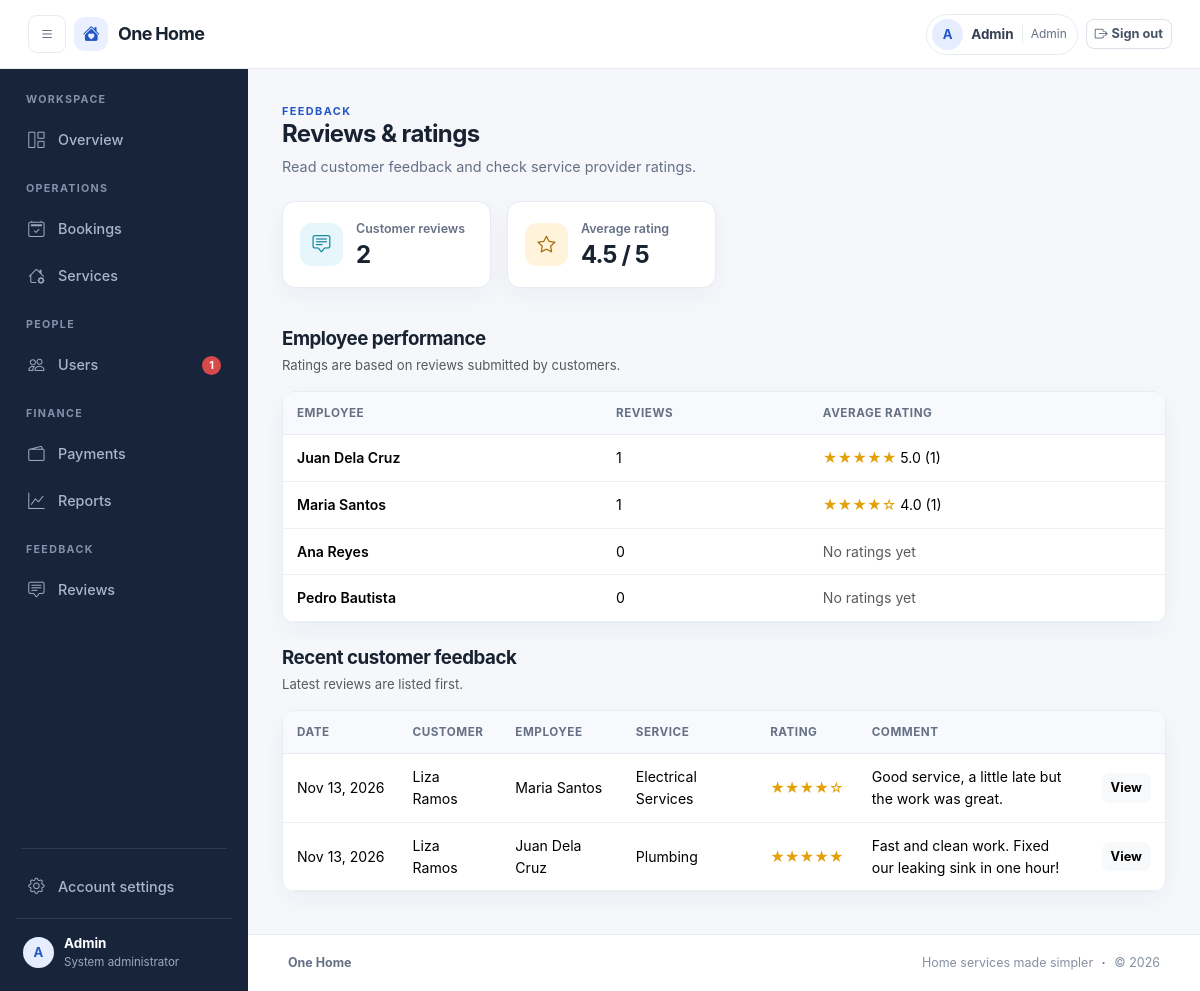
Screenshot of /admin/reviews/index.php (signed in) with the database file from the repository.
### tables this page shows
CREATE TABLE users (
  id INT AUTO_INCREMENT PRIMARY KEY,
  name VARCHAR(100) NOT NULL,
  email VARCHAR(100) NOT NULL UNIQUE,
  password VARCHAR(255) NOT NULL,
  phone VARCHAR(30),
  address VARCHAR(255),
  role ENUM('admin','employee','customer') NOT NULL,
  status ENUM('active','pending','inactive') NOT NULL DEFAULT 'active',
  avatar VARCHAR(255),
  skills VARCHAR(255),
  available_days VARCHAR(40) NOT NULL DEFAULT 'Mon,Tue,Wed,Thu,Fri',
  is_available TINYINT NOT NULL DEFAULT 1,
  created_at DATETIME NOT NULL DEFAULT CURRENT_TIMESTAMP,
  INDEX idx_users_role_status (role, status)
);

CREATE TABLE reviews (
  id INT AUTO_INCREMENT PRIMARY KEY,
  booking_id INT NOT NULL UNIQUE,
  customer_id INT NOT NULL,
  employee_id INT NOT NULL,
  rating TINYINT NOT NULL,
  comment TEXT,
  created_at DATETIME NOT NULL DEFAULT CURRENT_TIMESTAMP,
  FOREIGN KEY (booking_id) REFERENCES bookings(id) ON DELETE CASCADE,
  FOREIGN KEY (customer_id) REFERENCES users(id),
  FOREIGN KEY (employee_id) REFERENCES users(id),
  INDEX idx_reviews_customer (customer_id),
  INDEX idx_reviews_employee (employee_id),
  CHECK (rating >= 1 AND rating <= 5)
);

CREATE TABLE services (
  id INT AUTO_INCREMENT PRIMARY KEY,
  name VARCHAR(100) NOT NULL,
  description TEXT,
  price DECIMAL(10,2) NOT NULL,
  icon VARCHAR(50) NOT NULL DEFAULT 'bi-tools',
  is_active TINYINT NOT NULL DEFAULT 1,
  INDEX idx_services_active (is_active),
  CHECK (price >= 0)
);

### includes/auth.php (called while the page is built, shortened)
<?php
require_once INC . '/dbconn.php';
require_once INC . '/functions.php';
require_once INC . '/notifications.php';
function current_user()
{
    static $loaded = false;
    static $user = null;
    if (!$loaded) {
        $loaded = true;
        if (!empty($_SESSION['uid'])) {
            $user_id = (int) $_SESSION['uid'];
            if ($user_id > 0) {
                $user = db_one("SELECT * FROM users WHERE id = ? LIMIT 1", [$user_id]);
            }
        }
    }
    return $user;
}
function home_for($role)
{
    $pages = [
        'admin' => 'admin/dashboard.php',
        'employee' => 'employee/dashboard.php',
        'customer' => 'customer/dashboard.php'
    ];
    return $pages[$role] ?? 'login.php';
}
function require_role($role)
{
    $user = current_user();
}

### includes/notifications.php (called while the page is built, shortened)
<?php
function pending_employees_count()
{
    return db_val("SELECT COUNT(*) FROM users WHERE role='employee' AND status='pending'");
}

### admin/reviews/index.php (the view, shortened to what this page needs)
<?php
require_once __DIR__ . '/../../includes/auth.php';
require_role('admin');
$perf = db_all(
    "SELECT u.name, COUNT(r.id) AS cnt, ROUND(AVG(r.rating), 1) AS avg_r
     FROM users u
     LEFT JOIN reviews r ON r.employee_id = u.id
     WHERE u.role = 'employee' AND u.status = 'active'
     GROUP BY u.id
     ORDER BY avg_r DESC"
);
$rows = db_all(
    "SELECT r.*, c.name AS cname, e.name AS ename, s.name AS sname
     FROM reviews r
     JOIN bookings b ON b.id = r.booking_id
     JOIN users c ON c.id = r.customer_id
     JOIN users e ON e.id = r.employee_id
     JOIN services s ON s.id = b.service_id
     ORDER BY r.id DESC"
);
$review_count = count($rows);
$average_rating = $review_count ? db_val("SELECT ROUND(AVG(rating), 1) FROM reviews") : 0;
require INC . '/header.php';
?>
<div class="page-heading">
    <div>
        <p class="eyebrow">FEEDBACK</p>
        <h1>Reviews &amp; ratings</h1>
        <p>Read customer feedback and check service provider ratings.</p>
    </div>
</div>
<div class="row g-3 mb-4">
    <?= stat_card('Customer reviews', number_format($review_count), 'bi-chat-square-text', 'info') ?>
    <?= stat_card('Average rating', $review_count ? e($average_rating) . ' / 5' : '—', 'bi-star', 'warning') ?>
</div>
<section class="mb-4">
    <h3 class="mb-1">Employee performance</h3>
    <p class="small text-muted mb-3">Ratings are based on reviews submitted by customers.</p>
    <div class="card">
        <div class="table-responsive border-0">
            <?php if ($perf): ?>
                <table class="table table-hover">
                    <thead><tr><th>Employee</th><th>Reviews</th><th>Average rating</th></tr></thead>
                    <tbody>
                        <?php foreach ($perf as $p): ?>
                            <tr><td class="fw-semibold"><?= e($p['name']) ?></td><td><?= number_format($p['cnt']) ?></td><td><?= rating_text($p['avg_r'], $p['cnt']) ?></td></tr>
                        <?php endforeach; ?>
                    </tbody>
                </table>
            <?php else: ?>
                <div class="empty-state"><i class="bi bi-people"></i><strong>No employee ratings yet</strong></div>
            <?php endif; ?>
        </div>
    </div>
</section>
<section>
    <h3 class="mb-1">Recent customer feedback</h3>
    <p class="small text-muted mb-3">Latest reviews are listed first.</p>
    <div class="card">
        <div class="table-responsive border-0">
            <?php if ($rows): ?>
                <table class="table table-hover align-middle">
                    <thead><tr><th>Date</th><th>Customer</th><th>Employee</th><th>Service</th><th>Rating</th><th>Comment</th><th></th></tr></thead>
                    <tbody>
                        <?php foreach ($rows as $r): ?>
                            <tr>
                                <td class="text-nowrap"><?= fdate($r['created_at']) ?></td>
                                <td><?= e($r['cname']) ?></td>
                                <td><?= e($r['ename']) ?></td>
                                <td><?= e($r['sname']) ?></td>
                                <td class="text-nowrap"><?= stars($r['rating']) ?></td>
                                <td class="review-comment"><?= e($r['comment']) ?></td>
                                <td><a class="btn btn-sm btn-light" href="view.php?id=<?= $r['id'] ?>">View</a></td>
                            </tr>
                        <?php endforeach; ?>
                    </tbody>
                </table>
            <?php else: ?>
                <div class="empty-state"><i class="bi bi-chat-square-text"></i><strong>No reviews yet</strong><span>Customer reviews will appear here after completed services.</span></div>
            <?php endif; ?>
        </div>
    </div>
</section>
<?php require INC . '/footer.php'; ?>

### includes/navbar.php (shortened to what this page needs)
<?php
$u = current_user();
$role = $u['role'] ?? '';
$current_path = str_replace('\\', '/', parse_url($_SERVER['REQUEST_URI'] ?? '', PHP_URL_PATH) ?? '');
$base_path = rtrim(BASE_URL, '/');
$is_active = function ($path) use ($current_path, $base_path) {
    $full_path = $base_path . '/' . ltrim($path, '/');
    return $current_path === $full_path || strpos($current_path, $full_path . '/') === 0;
};
?>
<nav class="navbar app-topbar">
    <div class="container-fluid app-topbar-inner">
        <div class="d-flex align-items-center gap-2">
            <?php if ($u && $role === 'admin'): ?>
                <button class="btn btn-icon mobile-menu-button" id="sidebarToggle" type="button" aria-label="Open menu" aria-controls="adminSidebar" aria-expanded="false">
                    <i class="bi bi-list"></i>
                </button>
            <?php endif; ?>
            <a class="navbar-brand app-brand" href="<?= url($u ? home_for($role) : 'index.php') ?>">
                <span class="brand-mark"><i class="bi bi-house-heart-fill"></i></span>
                <span>One Home</span>
            </a>
        </div>
        <div class="d-flex align-items-center gap-2 ms-auto">
            <?php if ($u && $u['status'] === 'active'): ?>
                <div class="user-chip d-none d-sm-flex">
                    <span class="user-avatar"><?= e(strtoupper(substr($u['name'], 0, 1))) ?></span>
                    <span class="user-chip-name"><?= e($u['name']) ?></span>
                    <span class="user-chip-role"><?= e(ucfirst($role)) ?></span>
                </div>
                <a class="btn btn-sm btn-outline-secondary logout-button" href="<?= url('logout.php') ?>"><i class="bi bi-box-arrow-right me-1"></i><span class="d-none d-sm-inline">Sign out</span></a>
            <?php else: ?>
                <a class="top-link" href="<?= url('login.php') ?>">Sign in</a>
                <a class="btn btn-primary btn-sm px-3" href="<?= url('register.php') ?>">Create account</a>
            <?php endif; ?>
        </div>
    </div>
</nav>
<?php if ($u && $u['status'] === 'active' && $role === 'admin'): ?>
    <div class="admin-layout">
        <aside class="admin-sidebar" id="adminSidebar" aria-label="Administrator navigation">
            <div class="sidebar-caption">WORKSPACE</div>
            <a class="sidebar-link <?= $is_active('admin/dashboard.php') ? 'active' : '' ?>" href="<?= url('admin/dashboard.php') ?>">
                <i class="bi bi-grid-1x2"></i><span>Overview</span>
            </a>
            <div class="sidebar-caption">OPERATIONS</div>
            <a class="sidebar-link <?= $is_active('admin/bookings/') ? 'active' : '' ?>" href="<?= url('admin/bookings/index.php') ?>">
                <i class="bi bi-calendar2-check"></i><span>Bookings</span>
            </a>
            <a class="sidebar-link <?= $is_active('admin/services/') ? 'active' : '' ?>" href="<?= url('admin/services/index.php') ?>">
                <i class="bi bi-house-gear"></i><span>Services</span>
            </a>
            <div class="sidebar-caption">PEOPLE</div>
            <a class="sidebar-link <?= $is_active('admin/users/') ? 'active' : '' ?>" href="<?= url('admin/users/index.php') ?>">
                <i class="bi bi-people"></i><span>Users</span>
                <?php $pending_count = pending_employees_count(); if ($pending_count): ?><span class="sidebar-count"><?= $pending_count ?></span><?php endif; ?>
            </a>
            <div class="sidebar-caption">FINANCE</div>
            <a class="sidebar-link <?= $is_active('admin/payments/') ? 'active' : '' ?>" href="<?= url('admin/payments/index.php') ?>">
                <i class="bi bi-wallet2"></i><span>Payments</span>
            </a>
            <a class="sidebar-link <?= $is_active('admin/reports/') ? 'active' : '' ?>" href="<?= url('admin/reports/index.php') ?>">
                <i class="bi bi-graph-up"></i><span>Reports</span>
            </a>
            <div class="sidebar-caption">FEEDBACK</div>
            <a class="sidebar-link <?= $is_active('admin/reviews/') ? 'active' : '' ?>" href="<?= url('admin/reviews/index.php') ?>">
                <i class="bi bi-chat-square-text"></i><span>Reviews</span>
            </a>
            <div class="sidebar-spacer"></div>
            <div class="sidebar-divider"></div>
            <a class="sidebar-link <?= $is_active('admin/profile.php') ? 'active' : '' ?>" href="<?= url('admin/profile.php') ?>">
                <i class="bi bi-gear"></i><span>Account settings</span>
            </a>
            <div class="sidebar-user">
                <span class="user-avatar"><?= e(strtoupper(substr($u['name'], 0, 1))) ?></span>
                <span><strong><?= e($u['name']) ?></strong><small>System administrator</small></span>
            </div>
        </aside>
        <div class="admin-content">
<?php endif; ?>

### includes/functions.php (shortened to what this page needs)
<?php
function e($s)
{
    return htmlspecialchars((string) $s, ENT_QUOTES, 'UTF-8');
}
function url($p)
{
    return BASE_URL . '/' . ltrim($p, '/');
}
function fdate($d)
{
    return date('M d, Y', strtotime($d));
}
function stars($n)
{
    $n = (int) round($n);
    return '<span class="star">' . str_repeat('★', $n) . str_repeat('☆', 5 - $n) . '</span>';
}
function rating_text($avg, $count)
{
    return $count ? stars($avg) . ' ' . $avg . ' (' . $count . ')' : '<span class="text-muted">No ratings yet</span>';
}
function db_run($sql, $params = [])
{
    global $conn;
    $st = mysqli_prepare($conn, $sql);
    if ($params)
        mysqli_stmt_bind_param($st, str_repeat('s', count($params)), ...$params);
    if (!mysqli_stmt_execute($st))
        die('SQL error: ' . mysqli_stmt_error($st));
    return $st;
}
function db_all($sql, $params = [])
{
    $r = mysqli_stmt_get_result(db_run($sql, $params));
    return $r ? mysqli_fetch_all($r, MYSQLI_ASSOC) : [];
}
function db_one($sql, $params = [])
{
    $a = db_all($sql, $params);
    return $a ? $a[0] : null;
}
function db_val($sql, $params = [])
{
    $r = db_one($sql, $params);
    return $r ? array_values($r)[0] : 0;
}
{ ?>
<?php }
function stat_card($label, $value, $icon = 'bi-bar-chart', $color = 'primary')
{
    $allowed_colors = ['primary', 'success', 'info', 'warning', 'danger'];
    return '<div class="col-6 col-xl-3 mb-3">'
        . '<div class="stat-card stat-' . $color . '">'
        . '<div class="card-body">'
        . '<span class="stat-icon"><i class="bi ' . e($icon) . '"></i></span>'
        . '<div class="min-w-0">'
        . '<div class="stat-label">' . e($label) . '</div>'
        . '<div class="stat-value">' . $value . '</div>'
        . '</div>'
        . '</div></div></div>';
}
    ob_start(); ?>

### rows the page displays
users: name "A", name "Admin", role "Admin"
reviews: created_at "Nov 13, 2026", customer.name "Liza Ramos", employee.name "Maria Santos", services.name "Electrical Services", rating "★★★★", rating "☆", comment "Good service, a little late but the work was great."
reviews: created_at "Nov 13, 2026", customer.name "Liza Ramos", employee.name "Juan Dela Cruz", services.name "Plumbing", rating "★★★★★", comment "Fast and clean work. Fixed our leaking sink in one hour!"

### other values shown
$pending_count "1"
$label "Customer reviews Average rating"
$value "2 4.5 / 5"
$p['name'] "Juan Dela Cruz"
$p['cnt'] "1"
str_repeat('★', $n) "★★★★★"
$avg "5.0"
$count "1"
$p['name'] "Maria Santos"
str_repeat('★', $n) "★★★★"
str_repeat('☆', 5 - $n) "☆"
$avg "4.0"
$p['name'] "Ana Reyes"
$p['cnt'] "0"
$p['name'] "Pedro Bautista"
